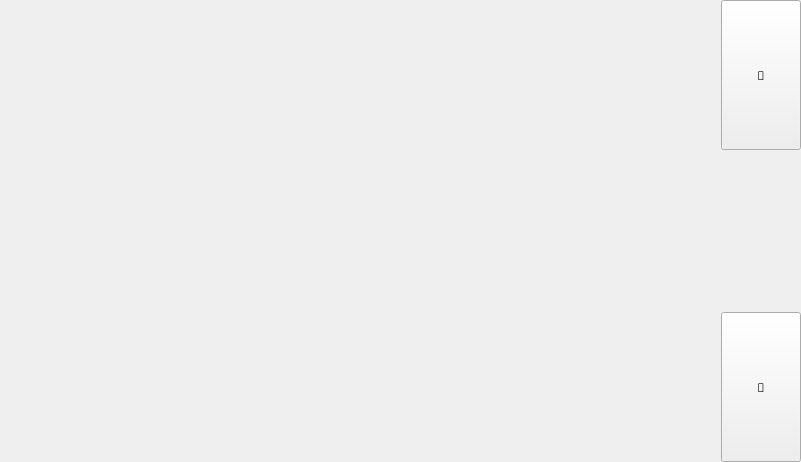
<?xml version="1.0" encoding="UTF-8"?>
<ui version="4.0">
 <class>Form</class>
 <widget class="QWidget" name="Form">
  <property name="geometry">
   <rect>
    <x>0</x>
    <y>0</y>
    <width>801</width>
    <height>462</height>
   </rect>
  </property>
  <property name="windowTitle">
   <string>Form</string>
  </property>
  <layout class="QGridLayout" name="gridLayout" columnstretch="1,0,0">
   <property name="leftMargin">
    <number>0</number>
   </property>
   <property name="topMargin">
    <number>0</number>
   </property>
   <property name="rightMargin">
    <number>0</number>
   </property>
   <property name="bottomMargin">
    <number>0</number>
   </property>
   <item row="0" column="0" rowspan="3">
    <widget class="ListMenuView" name="menu_view"/>
   </item>
   <item row="0" column="2">
    <widget class="QPushButton" name="accept_button">
     <property name="sizePolicy">
      <sizepolicy hsizetype="Minimum" vsizetype="Minimum">
       <horstretch>0</horstretch>
       <verstretch>0</verstretch>
      </sizepolicy>
     </property>
     <property name="font">
      <font>
       <family>FontAwesome</family>
      </font>
     </property>
     <property name="text">
      <string></string>
     </property>
    </widget>
   </item>
   <item row="2" column="2">
    <widget class="QPushButton" name="cancel_button">
     <property name="sizePolicy">
      <sizepolicy hsizetype="Minimum" vsizetype="Minimum">
       <horstretch>0</horstretch>
       <verstretch>0</verstretch>
      </sizepolicy>
     </property>
     <property name="font">
      <font>
       <family>FontAwesome</family>
      </font>
     </property>
     <property name="text">
      <string></string>
     </property>
    </widget>
   </item>
  </layout>
 </widget>
 <customwidgets>
  <customwidget>
   <class>ListMenuView</class>
   <extends>QWidget</extends>
   <header>epyqlib.listmenuview</header>
  </customwidget>
 </customwidgets>
 <resources/>
 <connections/>
</ui>
